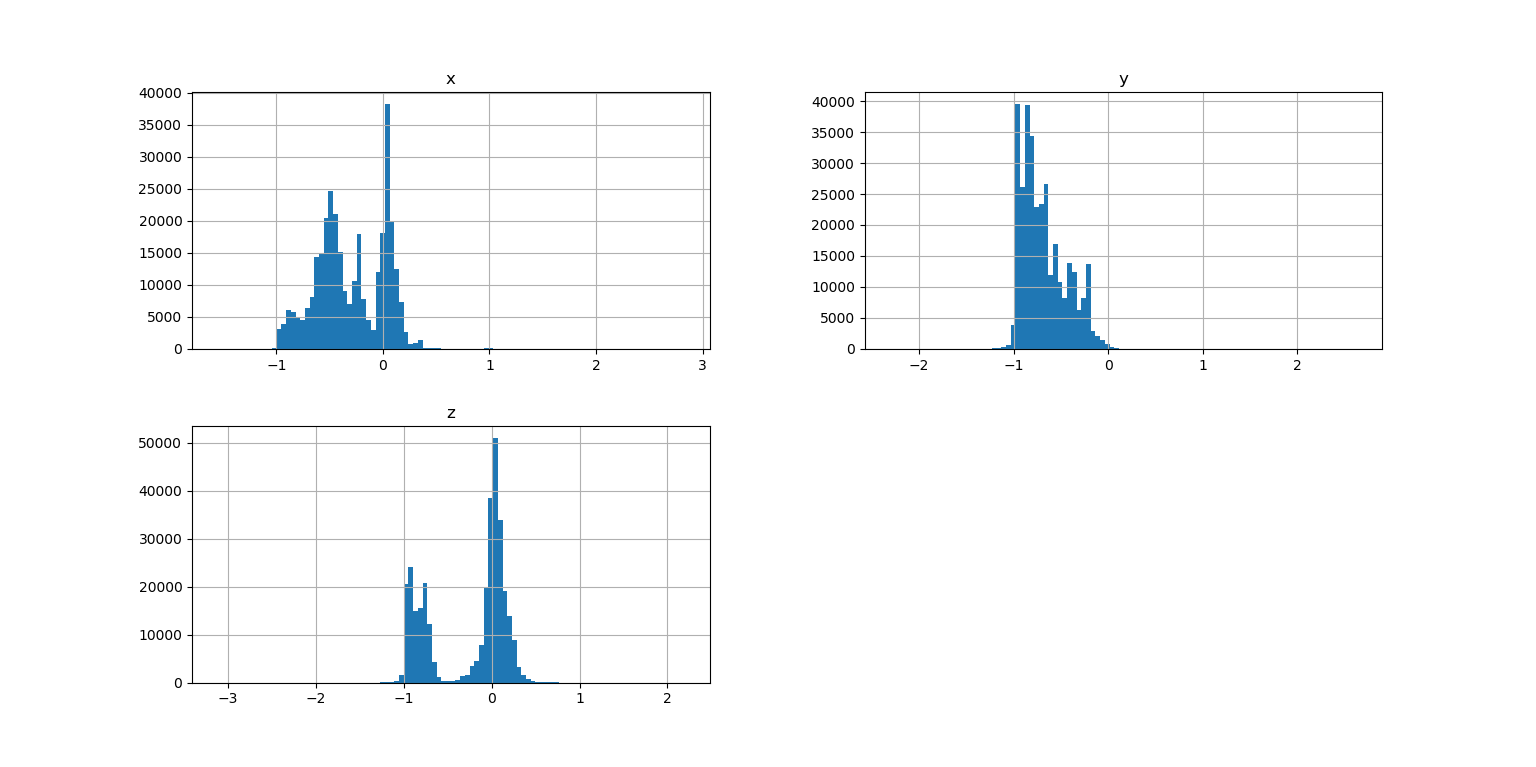

Here is the Python script that generated this plot:
import pandas as pd
import matplotlib.pyplot as plt
import os

HOUSING_PATH="E:/jupyter-notebook"
def load_housing_data(housing_path=HOUSING_PATH):
    csv_path=os.path.join(housing_path,"acc-hea-fm.csv")
    return pd.read_csv(csv_path)

housing=load_housing_data()
#绘制直方图
housing.hist(bins=100,figsize=(15,10))#bins表示直方图中柱子的数量，figsize是每张图的大小
plt.show()
